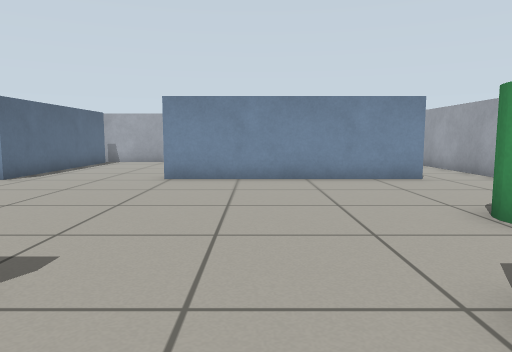
View 1 (above)

19 first-person views from a walk through a Gazebo world. The camera is 0.61 m above the floor, tilts 6° down and sees 70° across. The floor is counted in squares, 0.5 m on a side. Each view is taken from the middle of a square. On the plan, view 1 faces up. The plan holds only what a view shows up to about 14 squares ahead; the rest is blank.

View 2
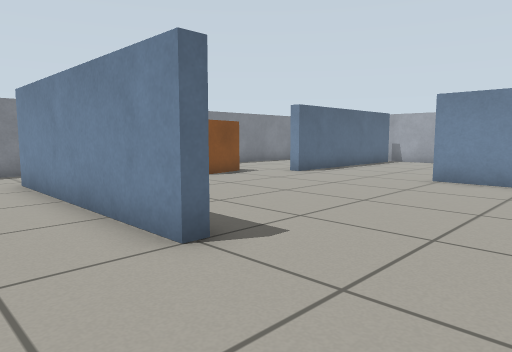

View 3
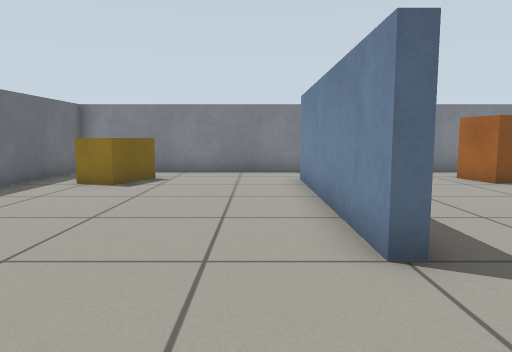

View 4
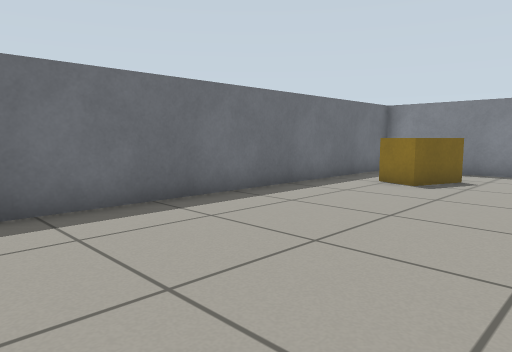

View 5
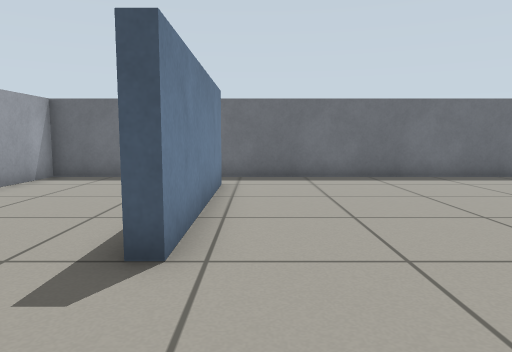

View 6
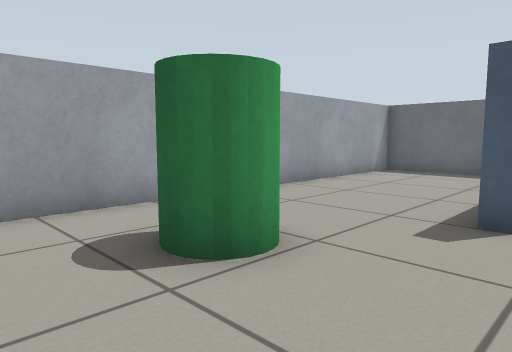

View 7
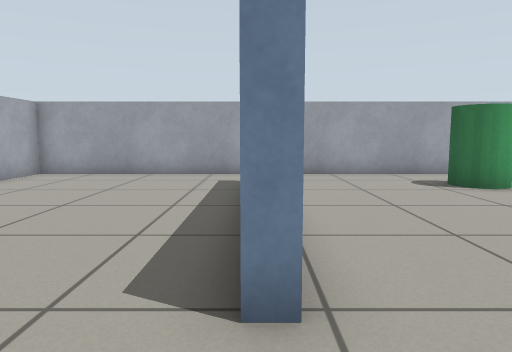

View 8
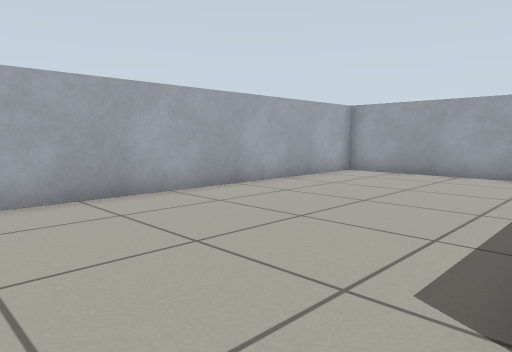

View 9
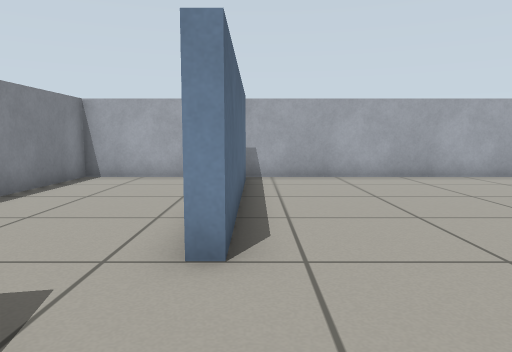

View 10
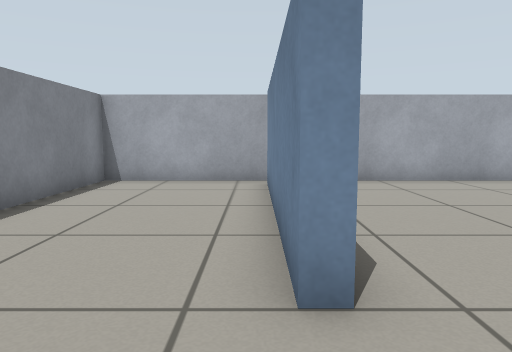

View 11
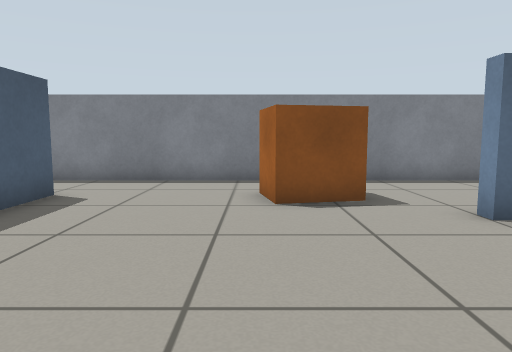

View 12
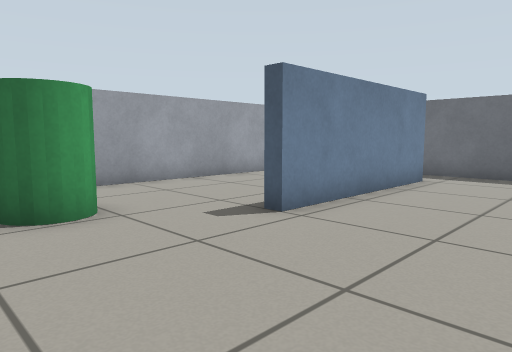

View 13
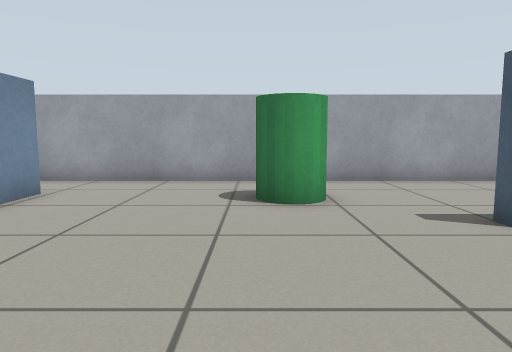

View 14
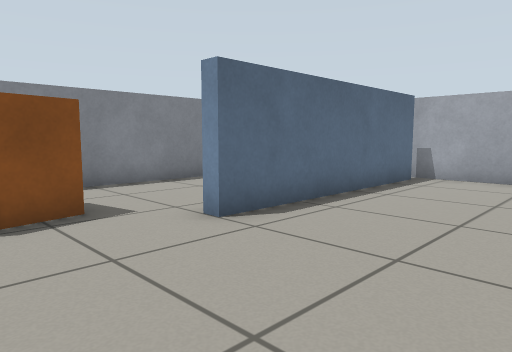

View 15
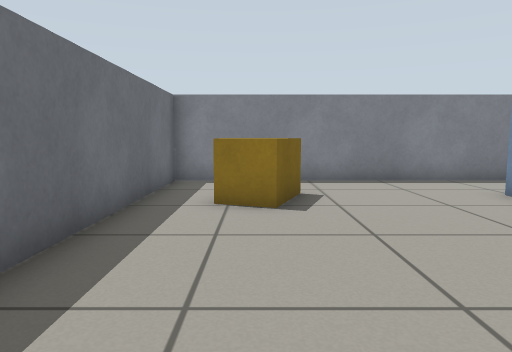

View 16
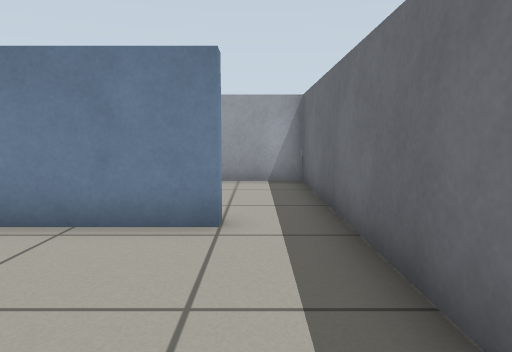

View 17
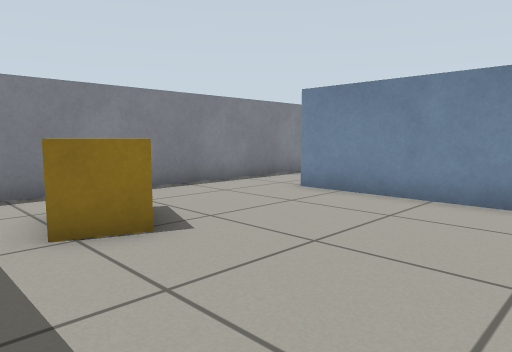

View 18
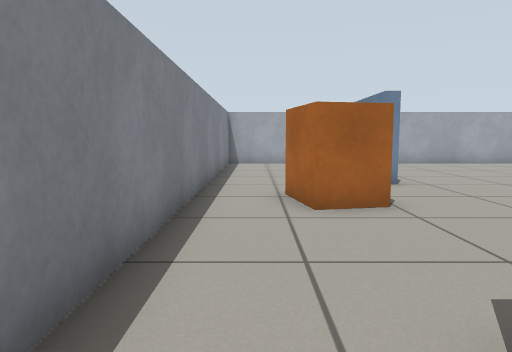

View 19
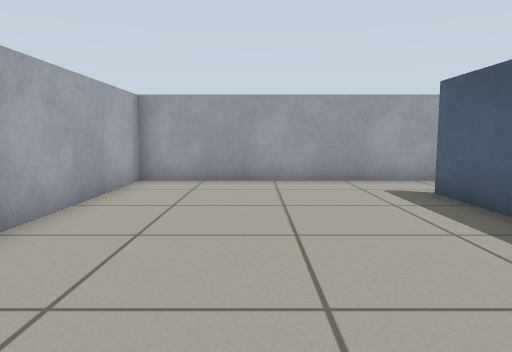

### Floor plan
Points are (right, up) in squares from view 1. A wall is a line through its corners. A room is listed if a view was taken in it or the views show most of it. See-through windows are left out.
Room 1 (views 1, 2, 3, 4, 5, 6, 7, 8, 9, 10, 11, 12, 13, 14, 15, 16, 17, 18, 19)
walls: (-2.5, 2.8) (-2.5, 2.3) (-9.8, 2.3); (2.5, 11.1) (5, 11.1); (-9, 9.2) (-8.6, 7.4) (-10, 7.1) (-10.4, 8.9); (5, 10.7) (-2.7, 10.7) (-2.7, 11.1); (-9.8, 2.7) (-8, 2.7); (2.4, -3.5) (1.9, -3.5) (1.9, 2.5) (2.4, 2.5); (-7.3, 17.8) (-7.3, 10.5) (-7.7, 10.5) (-7.7, 17.2); (-10, -2) (-8.2, -2.6) (-8.7, -3.8); (7.3, 18.3) (-12.3, 18.3) (-12.3, -5.3) (7.3, -5.3) (7.3, 18.3)
objects: green cylinder (4, 5) to (5, 6)

Where each view was taken, in squares from view 1:
view 1: 0 up, 0 right, facing up
view 2: 0 up, 1 right, facing up-left
view 3: 1 up, 1 right, facing left
view 4: 1 up, 1 right, facing down-left
view 5: 6 up, 1 right, facing down
view 6: 8 up, 1 right, facing down-right
view 7: 11 up, 5 left, facing right
view 8: 11 up, 5 left, facing up-right
view 9: 7 up, 7 left, facing up
view 10: 8 up, 8 left, facing up
view 11: 7 up, 2 left, facing left
view 12: 7 up, 2 left, facing down-right
view 13: 6 up, 3 left, facing right
view 14: 7 up, 3 left, facing up-left
view 15: 3 down, 2 left, facing left
view 16: 4 down, 3 left, facing right
view 17: 5 down, 4 left, facing up-left
view 18: 1 up, 11 left, facing up
view 19: 15 up, 3 left, facing right
